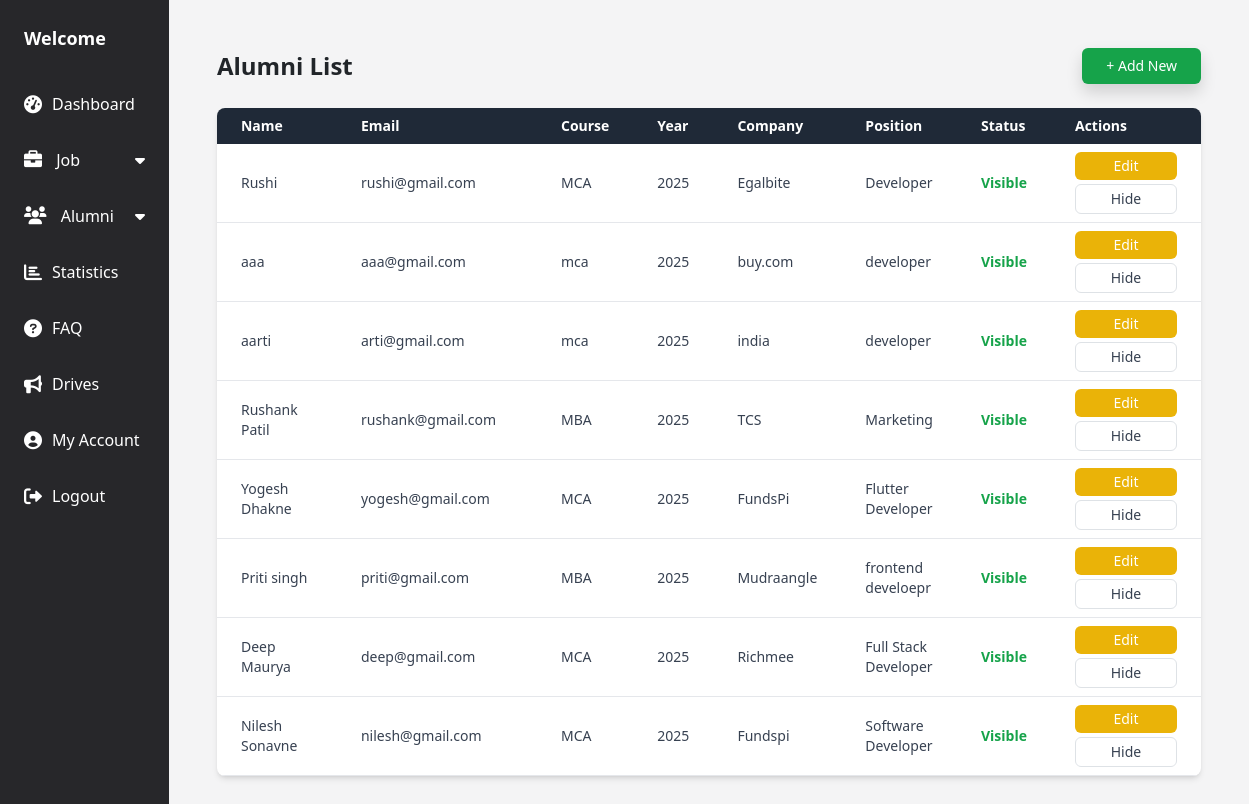
Page /tpo/alumni/list/ on the committed database.
### tpo/models.py (models this page shows, shortened)
class Alumni(models.Model):
    name = models.CharField(max_length=100)
    email = models.EmailField(unique=True)
    course = models.CharField(max_length=100)
    passing_year = models.IntegerField()
    current_company = models.CharField(max_length=100)
    position = models.CharField(max_length=100)
    is_visible = models.BooleanField(default=True)  # TPO can toggle this
    profile_pic = models.ImageField(upload_to='alumni_profiles/', blank=True, null=True)

### tpo/views.py (the view)
# urls.py: path("alumni/list/", views.alumni_list, name="alumni_list"),
def alumni_list(request):
    alumni = Alumni.objects.all().order_by("-id")
    return render(request, "alumni_list.html", {"alumni": alumni})

### tpo/templates/alumni_list.html
{% extends 'base1.html' %}
{% block content %}
<div class="w-full max-w-6xl mx-auto p-6">
    <div class="flex justify-between items-center mb-6">
        <h2 class="text-2xl font-bold">Alumni List</h2>
        <a href="{% url 'add_alumni' %}" class="bg-green-600 hover:bg-green-700 text-white px-4 py-2 rounded shadow text-sm">+ Add New</a>
    </div>
    <div class="overflow-x-auto bg-white shadow-md rounded-lg">
        <table class="w-full text-sm text-left text-gray-700">
            <thead class="bg-gray-800 text-white">
                <tr>
                    <th class="px-4 py-2 min-w-[120px]">Name</th>
                    <th class="px-4 py-2 min-w-[200px]">Email</th>
                    <th class="px-4 py-2">Course</th>
                    <th class="px-4 py-2">Year</th>
                    <th class="px-4 py-2">Company</th>
                    <th class="px-4 py-2">Position</th>
                    <th class="px-4 py-2">Status</th>
                    <th class="px-4 py-2 min-w-[150px]">Actions</th>
                </tr>
            </thead>
            <tbody>
                {% for alumni in alumni %}
                <tr class="border-b hover:bg-gray-100">
                    <td class="px-4 py-2">{{ alumni.name }}</td>
                    <td class="px-4 py-2">{{ alumni.email }}</td>
                    <td class="px-4 py-2">{{ alumni.course }}</td>
                    <td class="px-4 py-2">{{ alumni.passing_year }}</td>
                    <td class="px-4 py-2">{{ alumni.current_company }}</td>
                    <td class="px-4 py-2">{{ alumni.position }}</td>
                    <td class="px-4 py-2">
                        {% if alumni.is_visible %}
                            <span class="text-green-600 font-semibold">Visible</span>
                        {% else %}
                            <span class="text-gray-500">Hidden</span>
                        {% endif %}
                    </td>
                    <td class="px-4 py-2 space-y-1">
                        <a href="{% url 'update_alumni' alumni.id %}" class="block bg-yellow-500 text-white px-3 py-1 rounded text-sm text-center">Edit</a>
                        <a href="{% url 'toggle_alumni' alumni.id %}" class="block border border-gray-400 text-gray-700 px-3 py-1 rounded text-sm text-center hover:bg-gray-100">
                            {% if alumni.is_visible %}Hide{% else %}Show{% endif %}
                        </a>
                    </td>
                </tr>
                {% endfor %}
            </tbody>
        </table>
    </div>
</div>
{% endblock %}

### rows in the picture
Alumni: name "Rushi", email "rushi@gmail.com", course "MCA", passing_year "2025", current_company "Egalbite", position "Developer", is_visible "Visible"
Alumni: name "aaa", email "aaa@gmail.com", course "mca", passing_year "2025", current_company "buy.com", position "developer", is_visible "Visible"
Alumni: name "aarti", email "arti@gmail.com", course "mca", passing_year "2025", current_company "india", position "developer", is_visible "Visible"
Alumni: name "Rushank Patil", email "rushank@gmail.com", course "MBA", passing_year "2025", current_company "TCS", position "Marketing", is_visible "Visible"
Alumni: name "Yogesh Dhakne", email "yogesh@gmail.com", course "MCA", passing_year "2025", current_company "FundsPi", position "Flutter Developer", is_visible "Visible"
Alumni: name "Priti singh", email "priti@gmail.com", course "MBA", passing_year "2025", current_company "Mudraangle", position "frontend develoepr", is_visible "Visible"
Alumni: name "Deep Maurya", email "deep@gmail.com", course "MCA", passing_year "2025", current_company "Richmee", position "Full Stack Developer", is_visible "Visible"
Alumni: name "Nilesh Sonavne", email "nilesh@gmail.com", course "MCA", passing_year "2025", current_company "Fundspi", position "Software Developer", is_visible "Visible"
